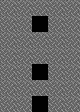

The image is a tile-based game level rendered from a .tmx file. Its description and complete source (layers, tilesets, objects, tile grids) follow:
An orthogonal 5x7 tile map with 16x16 px tiles, 1 tile layer (Tile Layer 1), 2 tilesets and 3 objects.

<map version="1.10" tiledversion="1.10.2" orientation="orthogonal" renderorder="right-down" width="5" height="7" tilewidth="16" tileheight="16" infinite="0" nextlayerid="3" nextobjectid="16">
 <tileset firstgid="1" source="../../../../tools/soko/templateTiledProject/tilesheet.tsx" />
 <tileset firstgid="65" source="../../../../tools/soko/templateTiledProject/soko_entities.tsx" />
 <layer id="1" name="Tile Layer 1" width="5" height="7">
  <data encoding="csv">
2,2,2,2,2,
2,2,0,2,2,
2,2,2,2,2,
2,2,2,2,2,
2,2,0,2,2,
2,2,2,2,2,
2,2,0,2,2
</data>
 </layer>
 <objectgroup id="2" name="entities">
  <object id="1" gid="65" x="16" y="112" width="16" height="16">
   <properties>
    <property name="gamemode" value="SOKO_EULER" />
   </properties>
  </object>
  <object id="14" gid="66" x="32" y="48" width="16" height="16" />
  <object id="15" gid="66" x="32" y="16" width="16" height="16" />
 </objectgroup>
</map>
